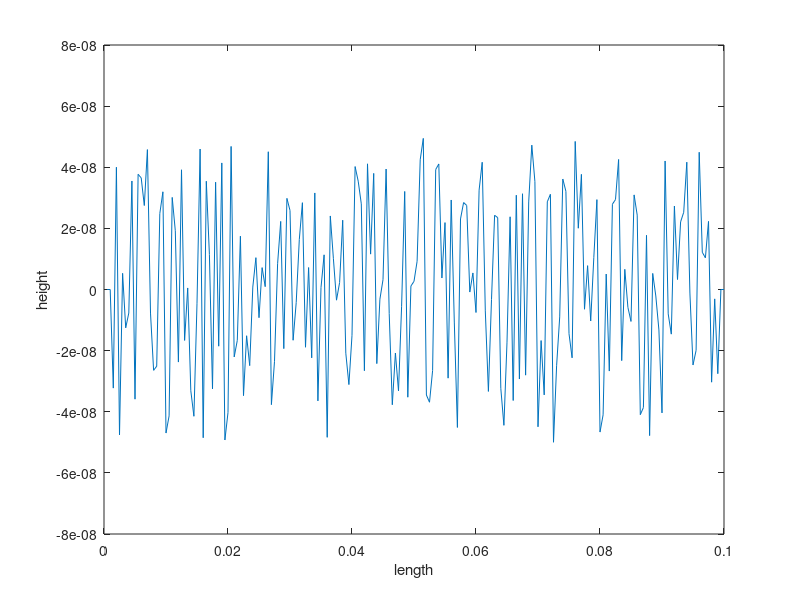

This figure's MATLAB source: (Note: this script raises an error after producing the figure.)
% We try to numerically solve the differential equation.
clear all
clc
clf
%%
global ncall  G d0 ell F0 Fmat_
% Independent variable for ODE integration
ncall=0;
% Initial condition
n=200;
MassPerLength = 0.01;
G = 3e6/MassPerLength;
w = 10e-3;
t = 1e-3;
I = w*t^3/12;
B = G*I;
A = w*t;
% gamma is typically 0.02
F0 = G*A*0.1;
F=F0;
Fmat_=[];
d0 = 100e-3;
% ell = d0;
y0 =zeros(2*n,1);
% y0(2*n-n/2) = 1e-3;
% for i = n+n/4:2*n-n*5/12
% y0(i) = 0.0001*sin(6*pi*i/n)+0.0001;
% end

% for i = n+2:2*n-2
% y0(i) = 1e-5*sin(15*pi*i/(n));
% end
y0(n+3:2*n-2) = 1e-7*(rand(n-4,1)-0.5);
% y0(n*3/2) = 0.00001*(rand(1)-0.5);

xMat = (1:n)/n*d0;
plot(xMat,y0(n+1:2*n))
xlabel('length')
ylabel('height')
ell = arclength(xMat,y0(n+1:2*n));
nMax = ell/pi*sqrt(F/B);

%% Set F
figure(2)
% ODE integration
tspan = [0 5e-3];
tmat = linspace(tspan(1),tspan(2),1200);
Fmat = [linspace(0,F,200) linspace(F,F,100) linspace(F,-F,900) ];
clf
plot(tmat,Fmat)

%%
tic
reltol=1.0e-06; abstol=1.0e-06;
options=odeset('RelTol',reltol,'AbsTol',abstol);
% [t,y]=ode45(@(t,y) odeEulerBernoulli2(t,y,B_by_K,FbyKtMat,tMat,ell), tspan,y0,options);
[t,y]=ode45(@(t,y) odeEulerBernoulli4(t,y,Fmat,tmat,B,ell), tspan,y0);

toc
%%
% contourf(y(:,n+1:2*n))
figure(1)
for ii = 1:10:length(t)
clf
plot(y(ii,n+1:2*n))
title(t(ii))
ylim([-0.1 0.1])

hold on
pause(0.01)
end
%%
xMat = (1:n)*ell/n;
clf
for jj = 1: size(y,1)
yInd = y(jj,n+1:2*n);
gammaMat(jj)   = (arclength(xMat,yInd)-ell)/ell;
end
plot(t,gammaMat)
%%
waterfall(y(1:10:1000,n+1:2*n))
view(10,100)

%